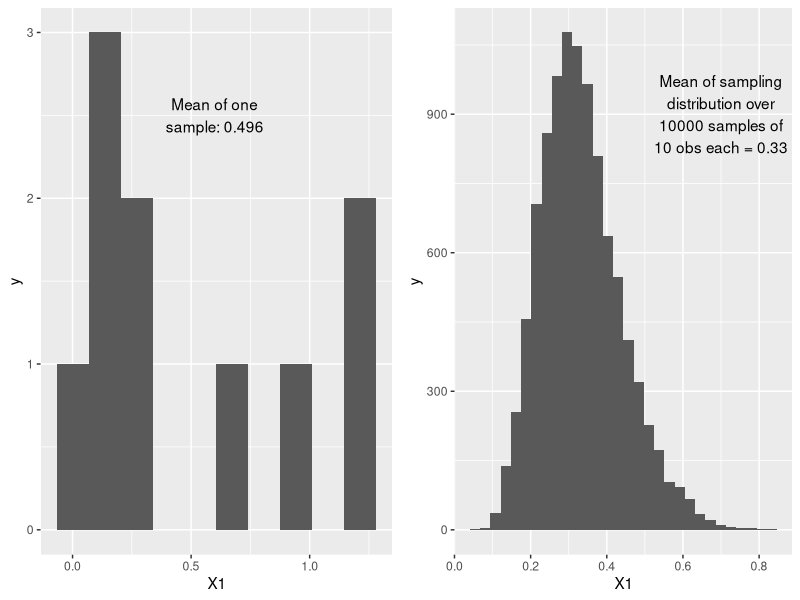
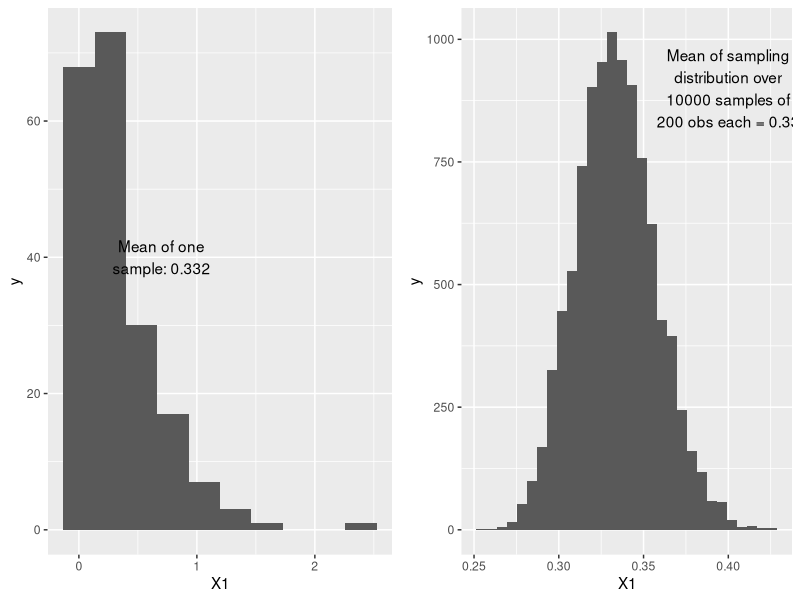

Here is the R script that generated these plots, in order:
library(tidyverse)

viz <- function(samples, left.x, left.y, right.x, right.y) {
  df <- data.frame(t(samples))
  names(df)
  
  all.sample.means <- data.frame(X1=apply(df,2,mean))
  global.mean <- mean(all.sample.means$X1)
  summary(all.sample.means)
  global.mean
  
  label.left <- paste0("Mean of one\nsample: ", round(mean(df$X1),3))
  left <- df %>%
    ggplot() +
    geom_histogram(aes(x=X1),bins=10) +
    annotate("text", x=left.x, y=left.y, label=label.left)
  
  label.right <- paste0("Mean of sampling\ndistribution over\n", r,
                        " samples of\n", n, " obs each = ", round(global.mean,2) )
  right <- all.sample.means %>%
    ggplot() +
    geom_histogram(aes(x=X1)) +
    annotate("text", x=right.x, y=right.y, label=label.right)
  
  cowplot::plot_grid(left,right)
} 

#pg 218-219
n <- 10 # observations in each sample
r <- 10000 # total number
my.samples <- matrix(rexp(n*r,3),r)
summary(my.samples)
viz(sample=my.samples,
    left.x=0.6, left.y=2.5,
    right.x=0.7, right.y=900)

#pg 220-221
n <- 200 # observations in each sample
r <- 10000 # total number
my.samples <- matrix(rexp(n*r,3),r)
summary(my.samples)
viz(sample=my.samples,
    left.x=0.7, left.y=40,
    right.x=0.4, right.y=900)